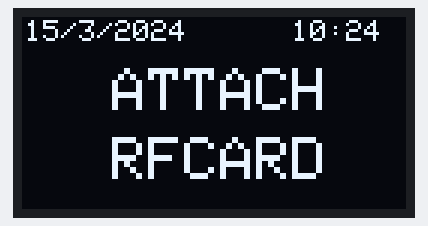
Bench run of a sketch on a simulated Arduino Uno, built with avr-gcc and run on an emulated ATmega328P. Shown: 128×64 one-colour display. The display library's start-up logo is not drawn; the local clock reads 2024-03-15 10:24:30 at power-on unless the sketch sets it.

Above: at 1.4 s.
At 90.3 s:
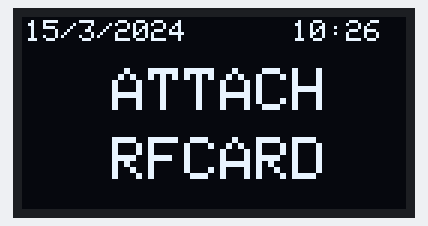

The sketch:

OLED.ino
```cpp
#include <SPI.h>
#include <Wire.h>
#include <Adafruit_GFX.h>
#include <Adafruit_SSD1306.h>
#include <Wire.h>
#include <Time.h>
#include <DS1307RTC.h>

#define OLED_RESET 4
Adafruit_SSD1306 display(OLED_RESET);

tmElements_t tm;

void setup(){
  //setup OLED
  Serial.begin(9600);
  display.begin(SSD1306_SWITCHCAPVCC, 0x3C);
  display.display();
  delay(1000);
  display.clearDisplay();
  //date and time
  printDate();
  printTime();
}

void loop(){
  //screen message
  LEDprint(2, 30, 17, "ATTACH");
  LEDprint(2, 30, 40, "RFCARD");
  //update time
  updateTime(tm.Minute);
}

void print2digits(int number) {
  if (number >= 0 && number < 10) {
    display.write('0');
  }
  display.print(number);
  display.display();
}

void printDate(){
  //get date from RTC
  RTC.read(tm);

  //set up text to display
  display.setTextSize(1);
  display.setTextColor(WHITE);
  display.setCursor(1, 1);

  //display dd/mm/yy
  display.print(tm.Day);
  display.display();
  display.write('/');
  display.display();
  display.print(tm.Month);
  display.display();
  display.write('/');
  display.display();
  display.print(tmYearToCalendar(tm.Year));
  display.display();
}

void printTime(){
  //get time from RTC
  RTC.read(tm);

  //set up text to display
  display.setTextSize(1);
  display.setTextColor(WHITE);
  display.setCursor(90, 1);

  //display hh:mm
  print2digits(tm.Hour);
  display.write(':');
  display.display();
  print2digits(tm.Minute);
}

void LEDprint(int textsize, int cursorX, int cursorY, char *text){
  display.setTextSize(textsize);
  display.setTextColor(WHITE);
  display.setCursor(cursorX, cursorY);
  display.println(text);
  display.display();
}

void updateTime(int currentMinute){
  RTC.read(tm);
  if(currentMinute != tm.Minute){
    display.clearDisplay();
    printDate();
    printTime();
  }
}
```

Measured:
- what the display in image 0 shows lasts 28.8 s, from 1.3 s to 30.1 s
